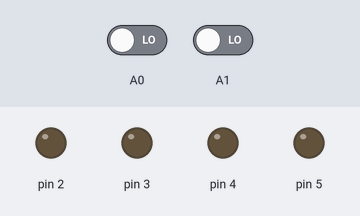
A sketch run on a simulated Arduino Uno, built with avr-gcc and run on an emulated ATmega328P. Shown: output pins drawn as LEDs (lit = HIGH). Dashed ring = blinking. The test bench sets the inputs (shaded band); at power-on: A0 LOW, A1 LOW.

Above: at 1.2 s.
1.3 s: A0 driven HIGH
At 1.55 s:
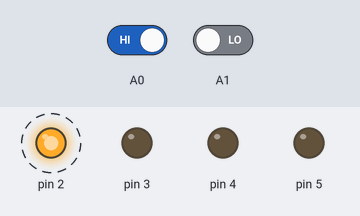
4.3 s: A1 driven HIGH
At 6.35 s:
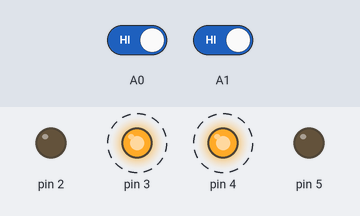
7.3 s: A0 driven LOW
At 7.55 s:
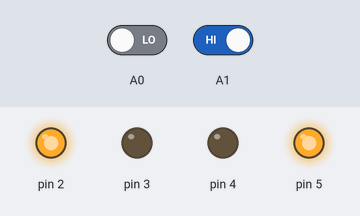
10.3 s: A1 driven LOW
At 12.1 s:
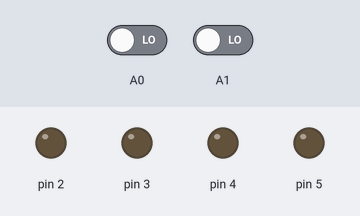
Timing chart, 0 to 13.6 s (numbered marks = the images above; inputs shaded):
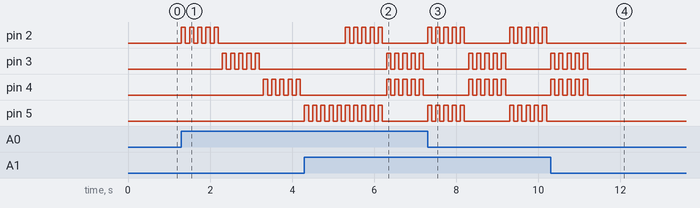

The sketch:

for_loop_button_bulb_arduino.ino
```cpp
void setup() {
  // put your setup code here, to run once:
pinMode(A0,INPUT);
pinMode(A1,INPUT);
pinMode(2,OUTPUT);
pinMode(3,OUTPUT);
pinMode(4,OUTPUT);
pinMode(5,OUTPUT);

}

void loop() {
  // put your main code here, to run repeatedly:

int p=digitalRead(A0);
if(p==HIGH)
{
  for(int i=0;i<5;i++){
    digitalWrite(2,HIGH);
   delay(100);
     digitalWrite(2,LOW);
    delay(100);
  }
  for(int i=0;i<5;i++){
 digitalWrite(3,HIGH);
   delay(100);
     digitalWrite(3,LOW);
    delay(100);

  }
  for(int i=0;i<5;i++){
 digitalWrite(4,HIGH);
   delay(100);
     digitalWrite(4,LOW);
    delay(100);
  }
  for(int i=0;i<5;i++){
    digitalWrite(5,HIGH);
   delay(100);
     digitalWrite(5,LOW);
    delay(100);
  }


}
p=digitalRead(A1);
if(p==HIGH){
  for(int i=0;i<5;i++){

digitalWrite(2,HIGH);
digitalWrite(5,HIGH);
delay(100);
digitalWrite(2,LOW);
digitalWrite(5,LOW);
delay(100);

}
for(int i=0;i<5;i++)
{
  digitalWrite(3,HIGH);
digitalWrite(4,HIGH);
delay(100);
digitalWrite(3,LOW);
digitalWrite(4,LOW);
delay(100);
}
}
else
{
  digitalWrite(2,LOW);
  digitalWrite(3,LOW);
  digitalWrite(4,LOW);
  digitalWrite(5,LOW);
}
}
```

Measured:
- after the input at 1.3 s, pin 2: alternates HIGH for 0.10 s and LOW for 0.10 s, 10 changes in all, then stays LOW, starting at once; pin 3: alternates HIGH for 0.10 s and LOW for 0.10 s, 10 changes in all, then stays LOW, starting after 1.0 s; pin 4: alternates HIGH for 0.10 s and LOW for 0.10 s, starting after 2.0 s
- after the input at 4.3 s, pin 4: alternates HIGH for 0.10 s and LOW for 0.10 s, starting after 2.0 s
- after the input at 7.3 s, pin 5: goes 4 × (HIGH 0.10 s, LOW 0.10 s), HIGH 0.10 s, LOW 1.1 s, 4 × (HIGH 0.10 s, LOW 0.10 s), HIGH 0.10 s, then LOW, starting at once
- after the input at 10.3 s, pin 2, pin 5: stops changing and stays LOW; pin 3, pin 4: goes on until 11.2 s, then stays LOW
- by itself, pin 5: alternates HIGH for 0.10 s and LOW for 0.10 s, 20 changes in all, then stays LOW
